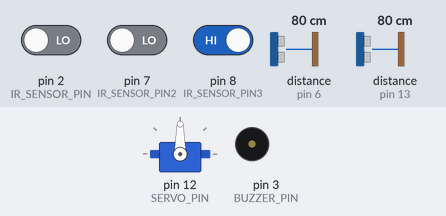
Bench run of a sketch on a simulated Arduino Uno, built with avr-gcc and run on an emulated ATmega328P. On the bench: servo, buzzer (waves = sounding, pin HIGH). Wiring (inferred from the names in the program): 2 × ultrasonic range finder: trigger pin 5, echo pin 6 / trigger pin 10, echo pin 13. Inputs (shaded band) come from the test bench; at power-on: pin 8 (IR_SENSOR_PIN3) HIGH, pin 2 (IR_SENSOR_PIN) LOW, pin 7 (IR_SENSOR_PIN2) LOW, distance to the obstacle (sensors on pin 6, pin 13) 80 cm. The echo pulse lasts 58.3 µs per cm; pins used as bus, display or sensor lines are not drawn.

Above: at 1.2 s.
1.3 s: pin 8 (IR_SENSOR_PIN3) driven LOW
At 1.7 s:
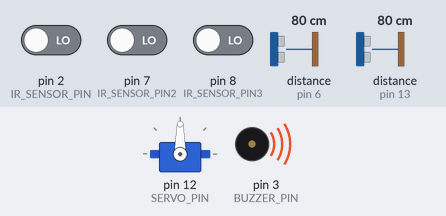
Timing chart, 0 to 4.3 s (numbered marks = the images above; inputs shaded):
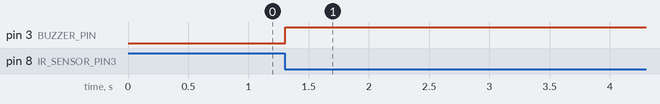

The sketch:

final_project_code_with_ir.ino
```cpp
#include <Servo.h>

#define TRIGGER_PIN_1 10
#define ECHO_PIN_1 13
#define TRIGGER_PIN_2 5
const int IR_SENSOR_PIN = 2;
const int IR_SENSOR_PIN2 = 7;
const int IR_SENSOR_PIN3 = 8;

//  int sensorValue = 0;
#define ECHO_PIN_2 6
#define SERVO_PIN 12
#define BUZZER_PIN 3

Servo servoMotor;
bool obstacleDetected = false;

void setup() {
  pinMode(TRIGGER_PIN_1, OUTPUT);
  pinMode(ECHO_PIN_1, INPUT);
  pinMode(TRIGGER_PIN_2, OUTPUT);
  pinMode(ECHO_PIN_2, INPUT);
  pinMode(BUZZER_PIN, OUTPUT);
  servoMotor.attach(SERVO_PIN);

  pinMode(IR_SENSOR_PIN, INPUT);

  Serial.begin(9600);
}

void loop() {
  long duration1, distance1, duration2, distance2;


  int sensorValue = digitalRead(IR_SENSOR_PIN);


  int sensorValue2 = digitalRead(IR_SENSOR_PIN2);


  int sensorValue3 = digitalRead(IR_SENSOR_PIN3);


  if (sensorValue3 == LOW) {
    digitalWrite(BUZZER_PIN, HIGH);
  }

  digitalWrite(TRIGGER_PIN_1, LOW);
  delayMicroseconds(2);
  digitalWrite(TRIGGER_PIN_1, HIGH);
  delayMicroseconds(10);
  digitalWrite(TRIGGER_PIN_1, LOW);

  duration1 = pulseIn(ECHO_PIN_1, HIGH);
  distance1 = duration1 * 0.034 / 2;

  if (distance1 <= 7 && !obstacleDetected && sensorValue == HIGH && sensorValue2 == HIGH) {
    servoMotor.write(90);

    obstacleDetected = true;
  }


  if (distance1 <= 7 && !obstacleDetected && (sensorValue == LOW)) {
    // servoMotor.write(90);
    // digitalWrite(BUZZER_PIN, HIGH);
    obstacleDetected = true;
  }

  if (distance1 <= 7 && !obstacleDetected && (sensorValue2 == LOW)) {
    // servoMotor.write(90);
    digitalWrite(BUZZER_PIN, HIGH);
    obstacleDetected = true;
  }

  digitalWrite(TRIGGER_PIN_2, LOW);
  delayMicroseconds(2);
  digitalWrite(TRIGGER_PIN_2, HIGH);
  delayMicroseconds(10);
  digitalWrite(TRIGGER_PIN_2, LOW);

  duration2 = pulseIn(ECHO_PIN_2, HIGH);
  distance2 = duration2 * 0.034 / 2;

  if (distance2 <= 7 && obstacleDetected) {
    servoMotor.write(0);
    digitalWrite(BUZZER_PIN, LOW);
    obstacleDetected = false;
  }
}
```

Measured:
- after the input at 1.3 s, pin 3 (BUZZER_PIN): LOW → HIGH at once
